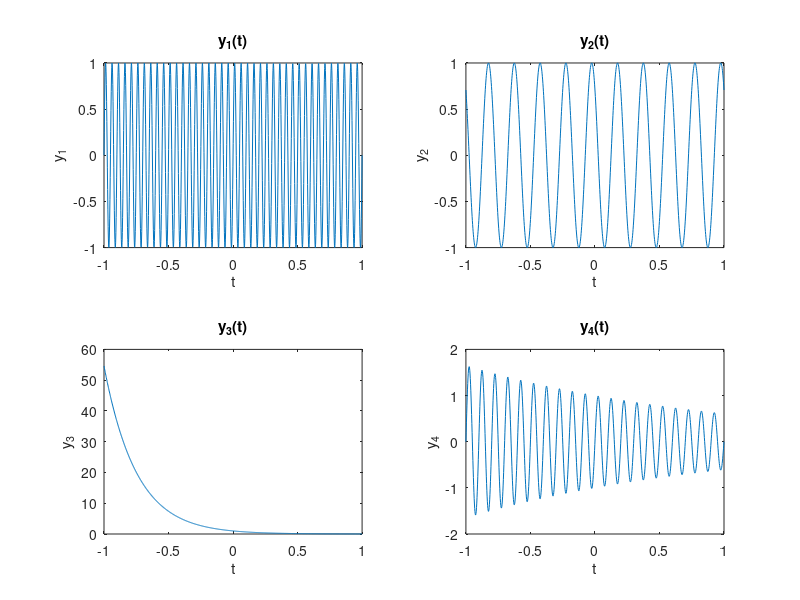

This chart was generated by the following MATLAB code: (Note: this script raises an error after producing the figure.)
alpha = 1 + mod(235,3)
%%
%question 1
t = linspace(-1,1,1000);
y1 = sin(20*pi*alpha*t);
subplot(2,2,1);
plot(t,y1)
xlabel('t');
ylabel('y_1');
title('y_1(t)');


y2= cos(5*pi*alpha*t + (pi/4));
subplot(2,2,2);
plot(t,y2);
xlabel('t');
ylabel('y_2');
title('y_2(t)');


y3 = exp(-2*alpha*t);
subplot(2,2,3);
plot(t,y3);
xlabel('t');
ylabel('y_3');
title('y_3(t)');



y4 = (exp(-0.25*alpha*t)).*(sin(20*pi*t));
subplot(2,2,4);
plot(t,y4);
xlabel('t');
ylabel('y_4');
title('y_4(t)');


%%
%question 2

t = linspace(-5,5,1000);
subplot(2,2,1);
plot(t,x(t));
title('x(t)')
xlabel('t');
ylabel('y');



subplot(2,2,2);
plot(t,x(-t));
title('x(-t)')
xlabel('t');
ylabel('y');



subplot(2,2,3);
plot(t,x(t-(1.5*alpha)))
title('x(t-1.5αt)')
xlabel('t');
ylabel('y');



subplot(2,2,4);
plot(t,x(2*alpha*t))
title('x(2αt)')
xlabel('t');
ylabel('y');

%%
% question 3-1
ECG_Data = importdata('ECG_Data.txt');
subplot(1,1,1);
plot(ECG_Data);
xlabel('Sample');
ylabel('Amplitude')
%%
% question 3-2
RainFall_Jan = importdata('RainFallIndia_Jan.txt');
RainFall_July = importdata('RainFallIndia_July.txt');

subplot(2,1,1);
histogram(RainFall_Jan);
title('Rainfall: Jan')
xlabel('Rainfall')
ylabel('Frequency')

subplot(2,1,2);
histogram(RainFall_July);
title('Rainfall: July')
xlabel('Rainfall')
ylabel('Frequency')

disp('Mean rainfall - Jan');
mean(RainFall_Jan)
disp('Mean rainfall - July');
mean(RainFall_July)

disp('standard deviation - Jan');
std(RainFall_Jan)
disp('standard deviation - July');
std(RainFall_July)

%%
% question 3-3
audio_data= importdata('track002.wav');
[y,Fs] = audioread('track002.wav'); 
%reads data from the file named filename, and returns sampled data, y, and a sample rate for that data, Fs.
sound(y,Fs);
%%
%question 4
[s,Fs] = audioread('speech.wav');
F =250*alpha;
y = s*cos(2*pi*(F/Fs)); 

subplot(2,1,1);
plot(s)
%sound(s,Fs)
title('s(n)')
xlabel('Sample Index (n)');
ylabel('Amplitude');

subplot(2,1,2);
plot(y)
title('y(n)')
sound(y,Fs)
xlabel('Sample Index (n)');
ylabel('Amplitude');
%%
%fft
F = 250.*alpha;
data = importdata('speech.wav');
[s,Fs] = audioread('speech.wav');
y1 = fn(s, F, Fs);
T = 1/Fs;       
L = 1500;
t = (0:L-1)*T;
y0 = fft(y1);
s0 = fft(s);
f = Fs*(0:(L/2))/L;
P2 = abs(y0/L);
P1 = P2(1:L/2+1);
P1(2:end-1) = 2*P1(2:end-1);
Q2 = abs(s0/L);
Q1 = Q2(1:L/2+1);
Q1(2:end-1) = 2*Q1(2:end-1);

subplot(1,1,1)
plot(f, P1,'blue', f, Q1,'red');%peaks with different magnitudes but occuring at same frequency
xlabel('frequency');
ylabel('Amplitude');
legend('Original signal (s)','Modified Signal (y)')
%%

%question 5

t = linspace(1,10,2500);
fun1 = sin(2*pi*200*alpha*t);
fun2 = sin(2*pi*220*alpha*t);
fun3 = [fun1, fun2];
audiowrite('question5.wav',fun3,10000);
[aud_dat,sample_rate] = audioread('question5.wav');
sound(aud_dat,10000);

%%

%question 6
frequencies = [261.63, 293.66, 329.63, 349.23, 392.00, 440.00, 493.88, 523.25];

duration = 1.0;             % Duration of each note in seconds
sample_rate = 44100;        % Number of samples per second (standard for audio)

sequence = [];

for freq = frequencies
    t = linspace(0, duration, duration * sample_rate);
    signal = sin(2 * pi * freq * t);
    sequence = [sequence, signal];
end

output_file = 'melody.wav';
audiowrite(output_file, sequence, sample_rate);
data = audioread('melody.wav');
sound(data,sample_rate);
%%
%question 7

audio_file = 'Track002.wav';
[audio, sample_rate] = audioread(audio_file);


conv_file = 'ConvFile2.txt';
conv_coeff = load(conv_file);

% Perform convolution
conv_result = conv(audio, conv_coeff);

% Normalize the result to prevent clipping
%conv_result = conv_result / max(abs(conv_result));

% Save the convolved audio as a .wav file
output_file = 'convolved_audio.wav';
audiowrite(output_file, conv_result, sample_rate);

% Plot the original audio and the convolved result (optional)
t = (0:length(audio)-1) / sample_rate;
t_conv = (0:length(conv_result)-1) / sample_rate;

subplot(2,1,1);
plot(t, audio);
title('Original Audio');
xlabel('Sample Index');
ylabel('Amplitude');

subplot(2,1,2);
plot(t_conv, conv_result);
title('Convolved Audio');
xlabel('Sample Index');
ylabel('Amplitude');


    
convolved_audio_file = 'convolved_audio.wav';
[convolved_audio, sample_rate] = audioread(convolved_audio_file);


sound(convolved_audio, sample_rate);
%%
sound(audio,sample_rate);
%%
function res = sine(F)
t = linspace(1,10,2500);
res = sine(2*pi*F.*t);
end
function y = x(t)
y = exp(t);
end
function y = fn(s, F, Fs)
y = s.*cos(2.*pi.*F./Fs);
end